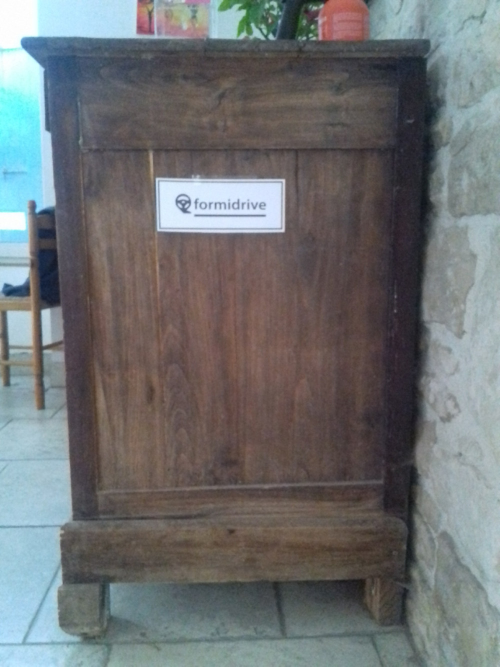
#> input picture cote.jpg, 1000 x 1333 px, given in place of logo.jpg, which was not available (shown at 1/2 size)
$ python homography.py
#> lines starting #> are read from the running program, lines starting #| are printed output that depends on the picture; pictures that were not available may be replaced by others from this repository, and a replacement may not be noted
#!/usr/bin/env python
from __future__ import print_function
import imutils
from imutils import contours
from imutils import perspective
from scipy.spatial import distance as dist
from matplotlib import pyplot as plt
import cv2 as cv
import numpy as np
import argparse
import time
import requests
start_time = time.time()
img_logo = cv.imread('logo.jpg', cv.IMREAD_GRAYSCALE)
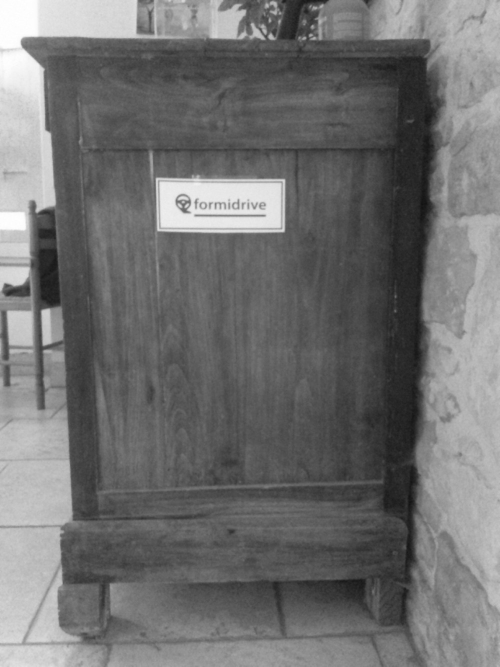
#> img_logo: shape (1333, 1000) (shown at 1/2 size); min 17, max 255, mean 112.5
img_scene = cv.imread('meuble.jpg', cv.IMREAD_GRAYSCALE)
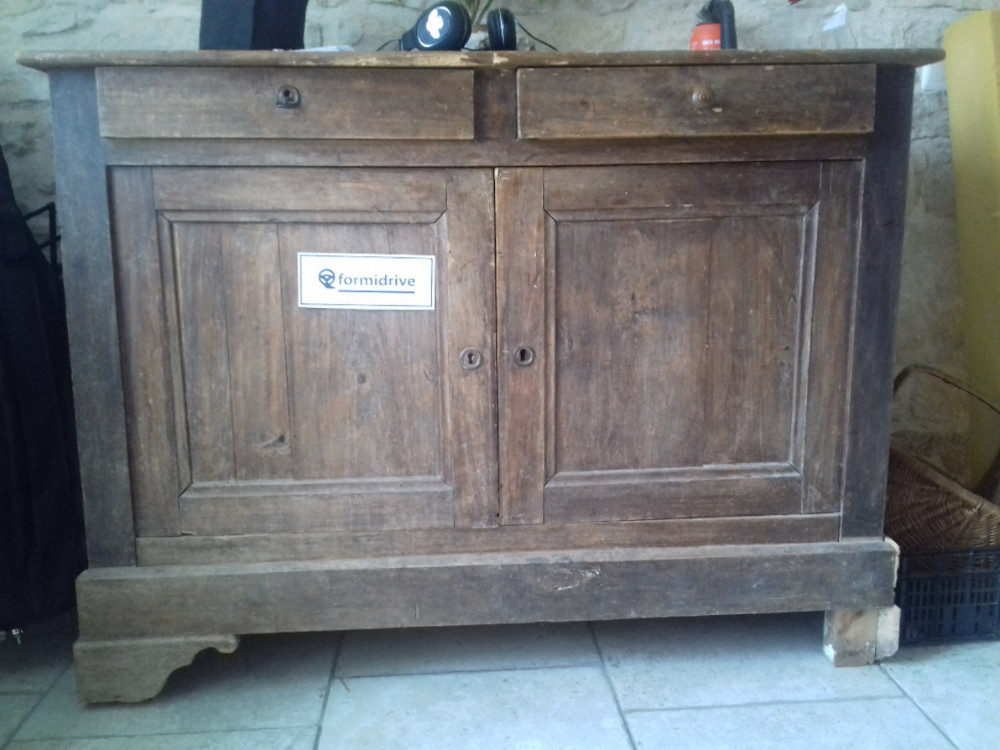
#> input picture face.jpg, 1000 x 750 px, given in place of meuble.jpg, which was not available
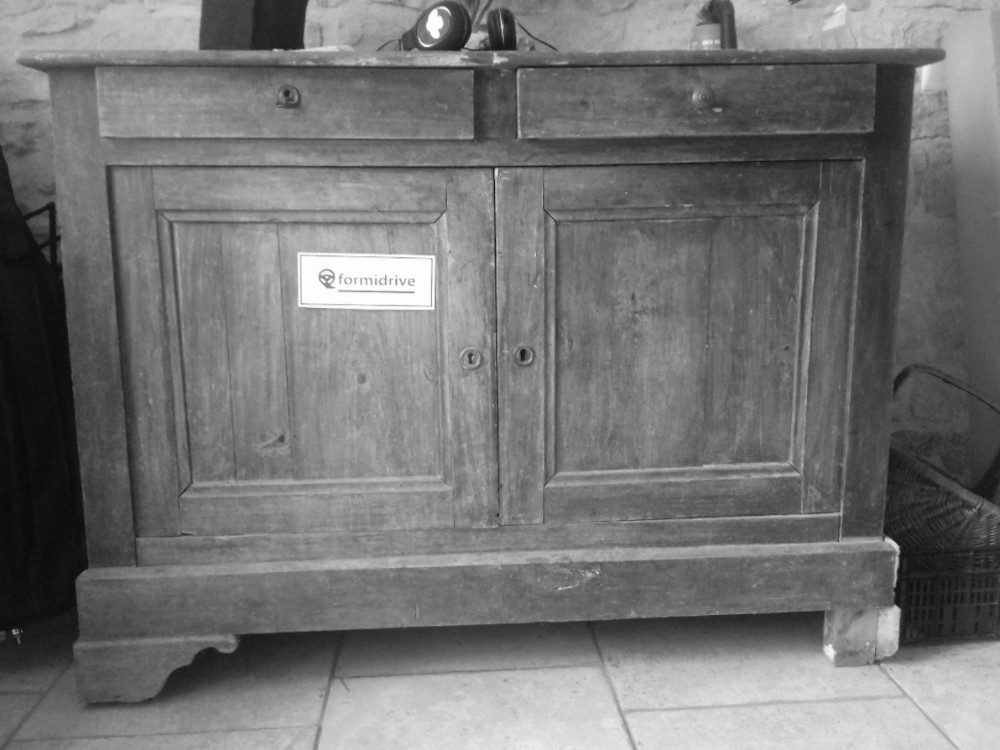
#> img_scene: shape (750, 1000); min 5, max 255, mean 116.1
Flogo = img_logo
Fscene = img_scene
width = 1000
height = int(img_logo.shape[0] * width/img_logo.shape[1])
#> height = 1333
dim = (width, height)
#> dim = (1000, 1333)
# resize image
img_logo = cv.resize(img_logo, dim, interpolation=cv.INTER_AREA)
height = int(img_scene.shape[0] * width/img_scene.shape[1])
#> height = 750
dim = (width, height)
#> dim = (1000, 750)
img_scene = cv.resize(img_scene, dim, interpolation=cv.INTER_AREA)
print("load--- %s seconds ---" % (time.time() - start_time))
start_time = time.time()
if img_logo is None or img_scene is None:
    print('Could not open or find the images!')
    exit(0)
# -- Step 1: Detect the keypoints using SURF Detector, compute the descriptors
minHessian = 400
#> (the run stopped early here; a loop or call above may not have finished)
